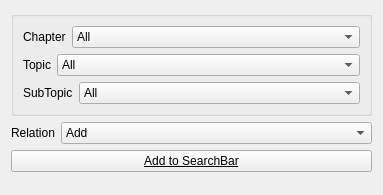
       <widget class="QWidget" name="p_subject">
        <property name="geometry">
         <rect>
          <x>0</x>
          <y>0</y>
          <width>383</width>
          <height>195</height>
         </rect>
        </property>
        <attribute name="label">
         <string>Subjects</string>
        </attribute>
        <layout class="QVBoxLayout" name="verticalLayout_4">
         <item>
          <widget class="QGroupBox" name="groupBox_8">
           <property name="title">
            <string/>
           </property>
           <layout class="QVBoxLayout" name="verticalLayout_8">
            <item>
             <layout class="QHBoxLayout" name="horizontalLayout_24">
              <item>
               <widget class="QLabel" name="label_16">
                <property name="sizePolicy">
                 <sizepolicy hsizetype="Fixed" vsizetype="Preferred">
                  <horstretch>0</horstretch>
                  <verstretch>0</verstretch>
                 </sizepolicy>
                </property>
                <property name="text">
                 <string>Chapter</string>
                </property>
                <property name="buddy">
                 <cstring>o_chapter</cstring>
                </property>
               </widget>
              </item>
              <item>
               <widget class="QComboBox" name="o_chapter">
                <property name="enabled">
                 <bool>true</bool>
                </property>
                <property name="sizePolicy">
                 <sizepolicy hsizetype="Expanding" vsizetype="Fixed">
                  <horstretch>0</horstretch>
                  <verstretch>0</verstretch>
                 </sizepolicy>
                </property>
                <property name="toolTip">
                 <string/>
                </property>
                <item>
                 <property name="text">
                  <string>All</string>
                 </property>
                </item>
               </widget>
              </item>
             </layout>
            </item>
            <item>
             <layout class="QHBoxLayout" name="horizontalLayout_25">
              <item>
               <widget class="QLabel" name="label_17">
                <property name="sizePolicy">
                 <sizepolicy hsizetype="Fixed" vsizetype="Preferred">
                  <horstretch>0</horstretch>
                  <verstretch>0</verstretch>
                 </sizepolicy>
                </property>
                <property name="text">
                 <string>Topic</string>
                </property>
                <property name="buddy">
                 <cstring>o_topic</cstring>
                </property>
               </widget>
              </item>
              <item>
               <widget class="QComboBox" name="o_topic">
                <property name="enabled">
                 <bool>true</bool>
                </property>
                <property name="sizePolicy">
                 <sizepolicy hsizetype="Expanding" vsizetype="Fixed">
                  <horstretch>0</horstretch>
                  <verstretch>0</verstretch>
                 </sizepolicy>
                </property>
                <item>
                 <property name="text">
                  <string>All</string>
                 </property>
                </item>
               </widget>
              </item>
             </layout>
            </item>
            <item>
             <layout class="QHBoxLayout" name="horizontalLayout_26">
              <item>
               <widget class="QLabel" name="label_20">
                <property name="sizePolicy">
                 <sizepolicy hsizetype="Fixed" vsizetype="Preferred">
                  <horstretch>0</horstretch>
                  <verstretch>0</verstretch>
                 </sizepolicy>
                </property>
                <property name="text">
                 <string>SubTopic</string>
                </property>
                <property name="buddy">
                 <cstring>o_subtopic</cstring>
                </property>
               </widget>
              </item>
              <item>
               <widget class="QComboBox" name="o_subtopic">
                <property name="enabled">
                 <bool>true</bool>
                </property>
                <property name="sizePolicy">
                 <sizepolicy hsizetype="Expanding" vsizetype="Fixed">
                  <horstretch>0</horstretch>
                  <verstretch>0</verstretch>
                 </sizepolicy>
                </property>
                <item>
                 <property name="text">
                  <string>All</string>
                 </property>
                </item>
               </widget>
              </item>
             </layout>
            </item>
           </layout>
          </widget>
         </item>
         <item>
          <layout class="QHBoxLayout" name="horizontalLayout_9">
           <item>
            <widget class="QLabel" name="label_5">
             <property name="sizePolicy">
              <sizepolicy hsizetype="Fixed" vsizetype="Preferred">
               <horstretch>0</horstretch>
               <verstretch>0</verstretch>
              </sizepolicy>
             </property>
             <property name="text">
              <string>Relation</string>
             </property>
             <property name="buddy">
              <cstring>o_relation_subject</cstring>
             </property>
            </widget>
           </item>
           <item>
            <widget class="QComboBox" name="o_relation_subject">
             <property name="enabled">
              <bool>true</bool>
             </property>
             <item>
              <property name="text">
               <string>Add</string>
              </property>
             </item>
             <item>
              <property name="text">
               <string>Replace</string>
              </property>
             </item>
             <item>
              <property name="text">
               <string>(OR)</string>
              </property>
             </item>
             <item>
              <property name="text">
               <string>(AND)</string>
              </property>
             </item>
             <item>
              <property name="text">
               <string>(ANDNOT)</string>
              </property>
             </item>
            </widget>
           </item>
          </layout>
         </item>
         <item>
          <widget class="QPushButton" name="o_add2query_subject">
           <property name="enabled">
            <bool>true</bool>
           </property>
           <property name="font">
            <font>
             <weight>50</weight>
             <bold>false</bold>
             <underline>true</underline>
             <strikeout>false</strikeout>
             <kerning>false</kerning>
            </font>
           </property>
           <property name="cursor">
            <cursorShape>PointingHandCursor</cursorShape>
           </property>
           <property name="toolTip">
            <string/>
           </property>
           <property name="text">
            <string>Add to SearchBar</string>
           </property>
           <property name="icon">
            <iconset resource="../images/main.qrc">
             <normaloff>:/resources/up-16.png</normaloff>:/resources/up-16.png</iconset>
           </property>
          </widget>
         </item>
         <item>
          <spacer name="verticalSpacer_10">
           <property name="orientation">
            <enum>Qt::Vertical</enum>
           </property>
           <property name="sizeHint" stdset="0">
            <size>
             <width>20</width>
             <height>40</height>
            </size>
           </property>
          </spacer>
         </item>
        </layout>
       </widget>
